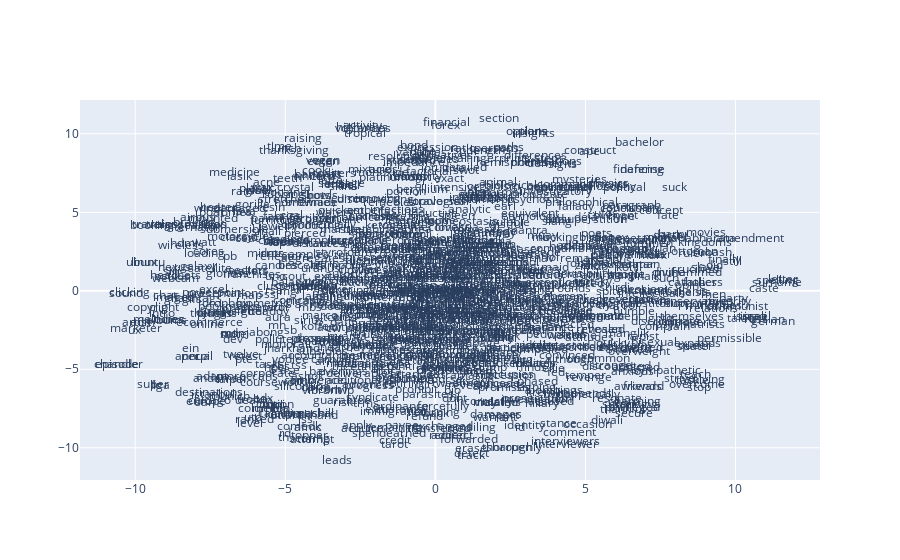

Notebook source saved alongside this figure:
### Markdown cell above
## Using the model

### Code cell
import plotly.graph_objs as go

# Vytvoření grafu
trace = go.Scatter(
    x = Y[:,0],
    y = Y[:,1],
    text = list(wanted_vocab),
    mode='text'
)

data = [trace]

# Vytvoření a zobrazení grafu pomocí fig.show()
fig = go.Figure(data=data)
fig.show()

### Figure 1 — Plotly figure (JSON) as saved in the notebook; plotly's stock layout.template omitted (floating-point values rounded to 4 significant figures; data arrays with more than 128 entries replaced by an {"elided": "..."} marker saying what was removed)
{"data": [{"mode": "text", "text": {"elided": "1000 str values"}, "x": {"elided": "1000 float values"}, "y": {"elided": "1000 float values"}, "type": "scatter"}], "layout": {}}
